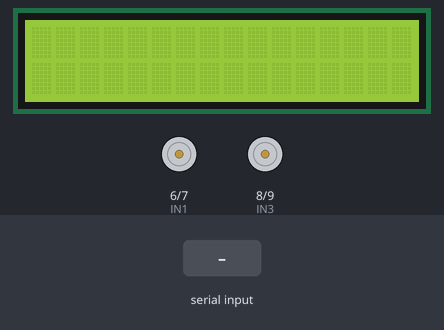
Simulated run of this sketch. Board: Arduino Uno, built with avr-gcc and run on an emulated ATmega328P. Shown: 16×2 character LCD, motor-driver pin pairs drawn as motors (green arrow = first pin HIGH = forward, orange = second pin HIGH = backward, longer = more drive, scaled by the enable pin). The test bench sets the inputs (shaded band). What the sketch prints to the serial monitor is not drawn.

Above: at 1.2 s.
1.3 s: "90,45\n" received over Serial
At 1.6 s:
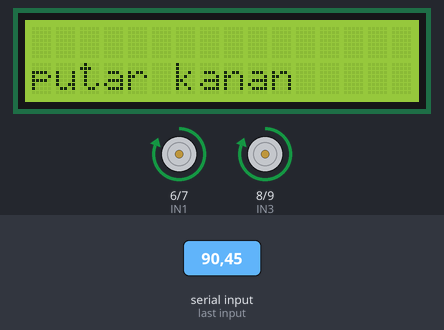
At 3.6 s:
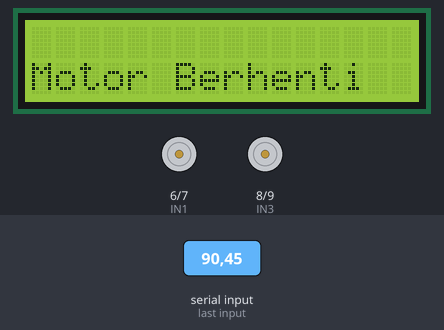
Timing chart, 0 to 5.1 s (numbered marks = the images above; inputs shaded):
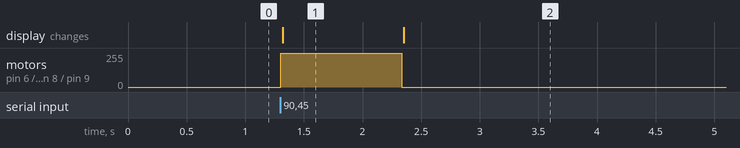

The sketch:

komunikasi_serial.ino
```cpp
#include <Wire.h>
#include <LiquidCrystal_I2C.h>

// Inisialisasi objek untuk LCD 16x2 I2C
LiquidCrystal_I2C lcd(0x27, 16, 2);

// Inisialisasi pin-pen driver L298N
int ENA = 5;
int IN1 = 6;
int IN2 = 7;
int ENB = 10;
int IN3 = 8;
int IN4 = 9;

void setup() {
  // Inisialisasi pin-pen driver L298N
  pinMode(ENA, OUTPUT);
  pinMode(IN1, OUTPUT);
  pinMode(IN2, OUTPUT);
  pinMode(ENB, OUTPUT);
  pinMode(IN3, OUTPUT);
  pinMode(IN4, OUTPUT);

  // Inisialisasi koneksi serial
  Serial.begin(9600);

  // Inisialisasi objek untuk LCD 16x2 I2C
  lcd.init();
  lcd.backlight();
  lcd.clear();
 }

void loop() {
  if (Serial.available()) {
    int error = Serial.parseInt();
    lcd.setCursor(0, 0);
    Serial.print("Error: ");
    Serial.println(error);

    // Kontrol arah putaran motor DC berdasarkan nilai error
    if (error > 0) {
      // Motor berputar ke kanan
      digitalWrite(IN1, HIGH);
      digitalWrite(IN2, LOW);
      digitalWrite(IN3, HIGH);
      digitalWrite(IN4, LOW);
      analogWrite(ENA, 255);
      analogWrite(ENB, 255);
      lcd.clear();
      lcd.setCursor(0, 1);
      lcd.print("putar kanan");
    } else if (error < 0) {
      // Motor berputar ke kiri
      digitalWrite(IN1, LOW);
      digitalWrite(IN2, HIGH);
      digitalWrite(IN3, LOW);
      digitalWrite(IN4, HIGH);
      analogWrite(ENA, 255);
      analogWrite(ENB, 255);
      lcd.clear();
      lcd.setCursor(0, 1);
      lcd.print("putar kiri");

    } else {
      // Motor berhenti
      digitalWrite(IN1, LOW);
      digitalWrite(IN2, LOW);
      digitalWrite(IN3, LOW);
      digitalWrite(IN4, LOW);
      analogWrite(ENA, 0);
      analogWrite(ENB, 0);
      lcd.clear();
      lcd.setCursor(0, 1);
      lcd.print("Motor Berhenti");
    }
  }
}
```

Measured:
- after the input at 1.3 s, motor on pin 6 (IN1) / pin 7 (IN2), motor on pin 8 (IN3) / pin 9 (IN4): stopped → forward 255/255 at once, → stopped 1.0 s later; the display: changes at once (image 1)
- what the display in image 1 shows lasts 1.1 s, from 1.3 s to 2.4 s
